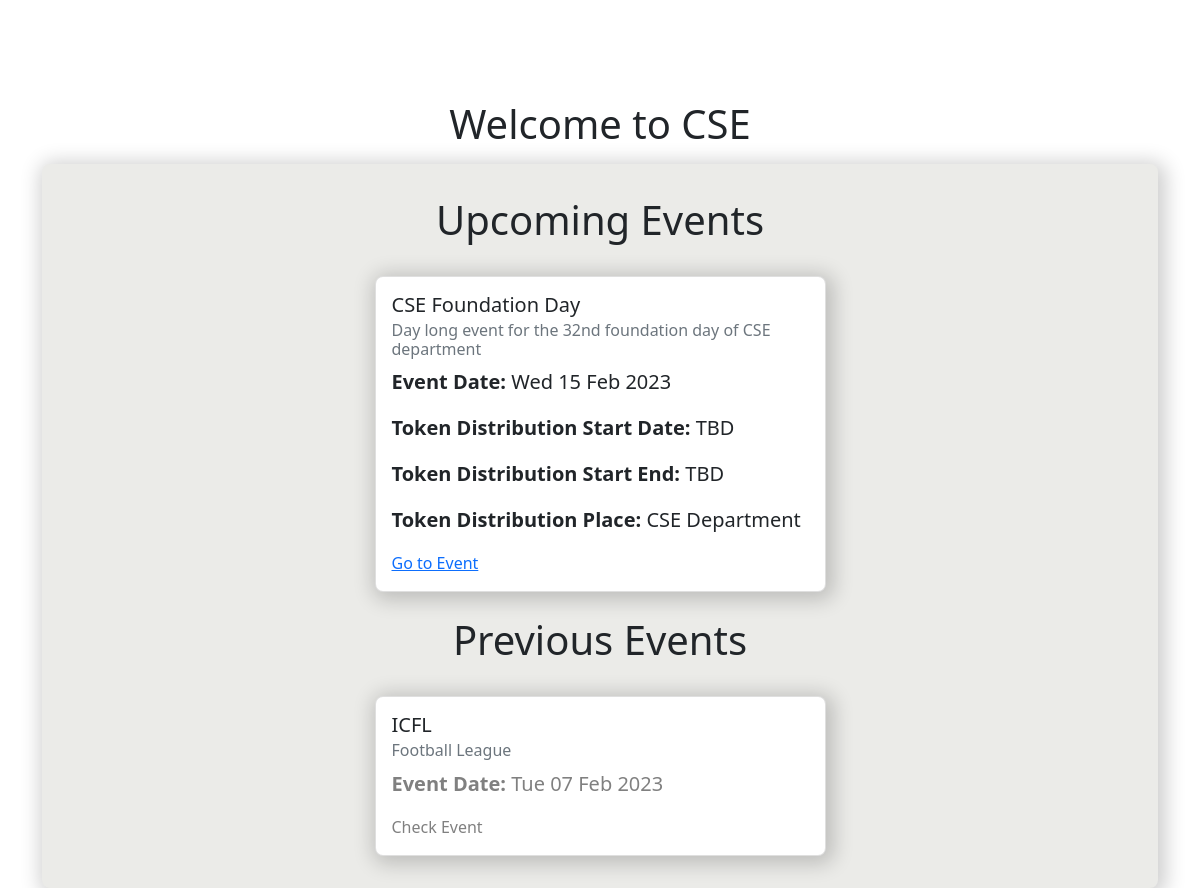
Before: / with the older database file.
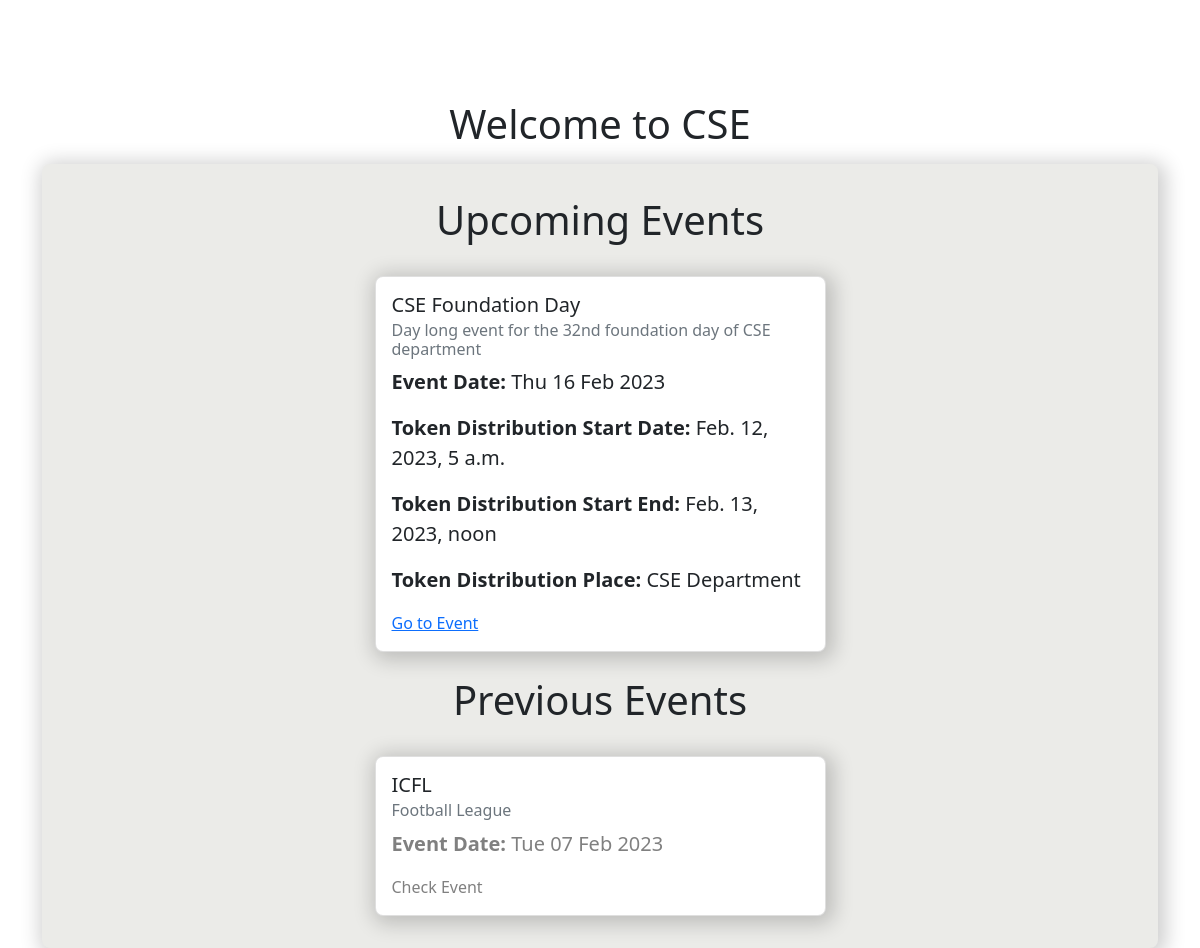
After: the same page with the newer database file.
### tokens/models.py (models this page shows, shortened)
class Event(models.Model):
    name = models.CharField(_("Event"),max_length=50,null=True,blank=True)
    created_date = models.DateTimeField(default=now)
    event_date = models.DateTimeField(_("Event Date"),null=True,blank=True)
    token_dist_start = models.DateTimeField(_("Token Distribution Start"),null=True,blank=True)
    token_dist_end = models.DateTimeField(_("Token Distribution End"),null=True,blank=True)
    token_usage = models.IntegerField(_("Token Usage Limit"),default=0)
    tags = models.ManyToManyField(Tag,blank=True)
    distribution_place = models.CharField(_("Distribution"),max_length=100,null=True,blank=True)
    desc = models.TextField(_("Description"),null=True,blank=True)

### token_dist/views.py (the view)
# urls.py: path('', views.dashboard, name='dashboard'),
def dashboard(request):
    events = Event.objects.all()
    up_events = []
    prev_events = []
    for event in events:
        end_date = event.event_date
        current_date = now()
        end_date = int(end_date.strftime('%Y%m%d%H%M'))
        current_date = int(current_date.strftime('%Y%m%d%H%M'))
        if end_date - current_date > 0:
            up_events.append(event)
        else:
            prev_events.append(event)
    context = {
        'up_events': up_events,
        'prev_events': prev_events
    }
    return render(request, "index.html", context)

### templates/index.html
{% extends 'base.html' %}
{% block body %}
<div class="main">
<div class="container">
    <h1 class="title_header">Welcome to CSE</h1>
    <div class="main_body">
    <div class="events row gap-4 justify-content-center">
        {% if up_events %}
            <h1>Upcoming Events</h1>
            {% for event in up_events %}
            <div class="event col-lg-5">
                <div class="card">
                    <div class="card-body">
                        <h5 class="card-title">{{event.name}}</h5>
                        <h6 class="card-subtitle mb-2 text-muted">{{event.desc}}</h6>
                        <p class="lead">
                            <span class="fw-bold">Event Date: </span>
                            {% if event.event_date is not null %}
                            {{event.event_date|date:"D d M Y"}}
                            {% else %}
                            TBD
                            {% endif %}
                        </p>
                        <p class="lead">
                            <span class="fw-bold">Token Distribution Start Date: </span>
                            {% if event.token_dist_start is not null %}
                            {{event.token_dist_start}}
                            {% else %}
                            TBD
                            {% endif %}
                        </p>
                        <p class="lead">
                            <span class="fw-bold">Token Distribution Start End: </span>
                            {% if event.token_dist_end is not null %}
                            {{event.token_dist_end}}
                            {% else %}
                            TBD
                            {% endif %}
                        </p>
                        <p class="lead">
                            <span class="fw-bold">Token Distribution Place: </span>
                            {% if event.distribution_place is not null %}
                            {{event.distribution_place}}
                            {% else %}
                            TBD
                            {% endif %}
                        </p>
                        <a href="{% url 'event_details' event.id %}" class="card-link">Go to Event</a>
                        </div>
                    </div>
                </div>
            {% endfor %}
        {% else %}
            <h1 class="lead">No Upcoming Events</h1>
        {% endif %}
    </div>
    <div class="events row gap-4 justify-content-center mt-4 prev_events">
        {% if prev_events %}
            <h1>Previous Events</h1>
            {% for event in prev_events %}
            <div class="event col-lg-5">
                <div class="card">
                    <div class="card-body">
                    <h5 class="card-title">ICFL</h5>
                    <h6 class="card-subtitle mb-2 text-muted">Football League</h6>
                    <p class="lead">
                        <span class="fw-bold">Event Date: </span>
                        {% if event.event_date is not null %}
                            {{event.event_date|date:"D d M Y"}}
                        {% else %}
                            TBD
                        {% endif %}
                    </p>
                    <a class="card-link">Check Event</a>
                    </div>
                </div>
                </div>
            {% endfor %}
        {% else %}
                <h1 class="lead">No Previous Events</h1>
        {% endif %}
    </div>
</div>
</div>
{% endblock body %}

### templates/base.html (shortened to what this page needs)
{% load static %}
<!DOCTYPE html>
<html lang="en">
<head>
    <link href="https://cdn.jsdelivr.net/npm/bootstrap@5.0.2/dist/css/bootstrap.min.css" rel="stylesheet">
    <link rel="stylesheet" href="{% static 'css/style.css' %}">
</head>
<body>
    {% block body %}{% endblock body %}
</body>
</html>

### static/css/style.css (style rules this page uses)
:root { --bg-color: #EBEBE8; }
h1 { text-align: center; }
.card { height: -moz-fit-content; height: fit-content; box-shadow: 3px 3px 20px 5px rgba(0, 0, 0, 0.192); border-radius: 0.5rem; }
.title_header { margin-bottom: 1rem; }
.main { margin-top: 100px; }
.main_body { background: var(--bg-color); padding: 2rem 0; border-radius: 0.5rem; box-shadow: 3px 3px 20px 5px rgba(0, 0, 0, 0.192); }
.prev_events .card p { color: gray; pointer-events: none; }
.prev_events .card a { cursor: not-allowed; color: gray; text-decoration: none; }
.row { display: flex; }

Changed rows visible on the page:
changed Event "CSE Foundation Day": event_date "Wed 15 Feb 2023" → "Thu 16 Feb 2023"; token_dist_start (not shown) → "Feb. 12, 2023, 5 a.m."; token_dist_end (not shown) → "Feb. 13, 2023, noon"; no longer shows "TBD"
